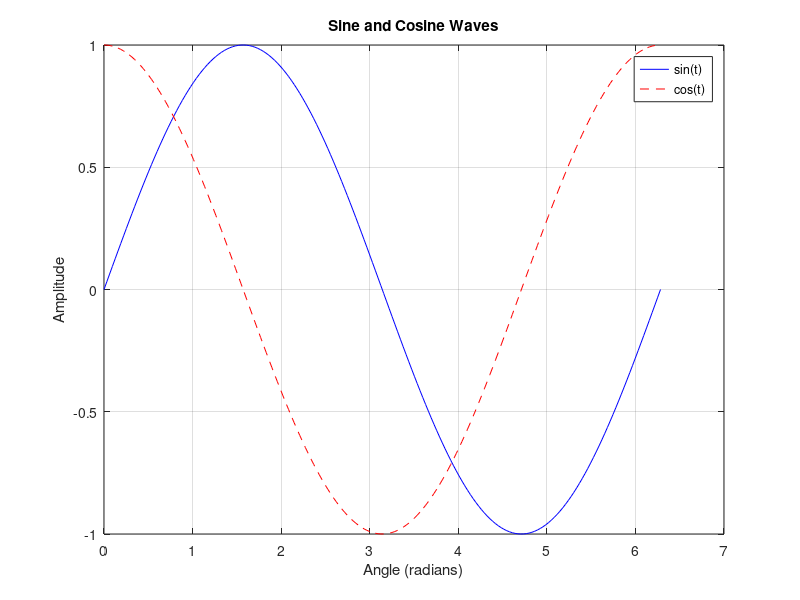

This figure's MATLAB source:
% plot - Basic 2D line plot
% Demonstrates single and multiple line plots with styling

% Simple sine and cosine curves
t = linspace(0, 2*pi, 200);
y1 = sin(t);
y2 = cos(t);

figure;
plot(t, y1, 'b-', t, y2, 'r--');
title('Sine and Cosine Waves');
xlabel('Angle (radians)');
ylabel('Amplitude');
legend('sin(t)', 'cos(t)');
grid on;
